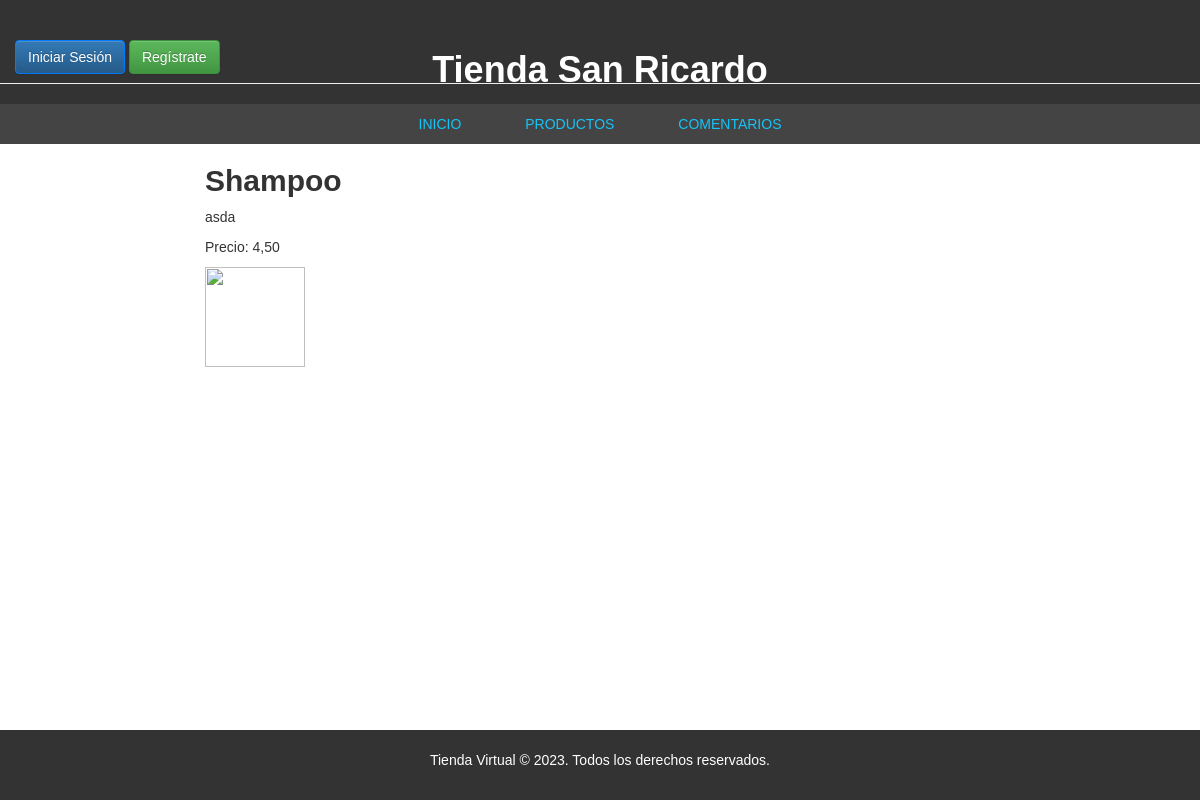
The page /prods/5/ on the database as committed earlier.
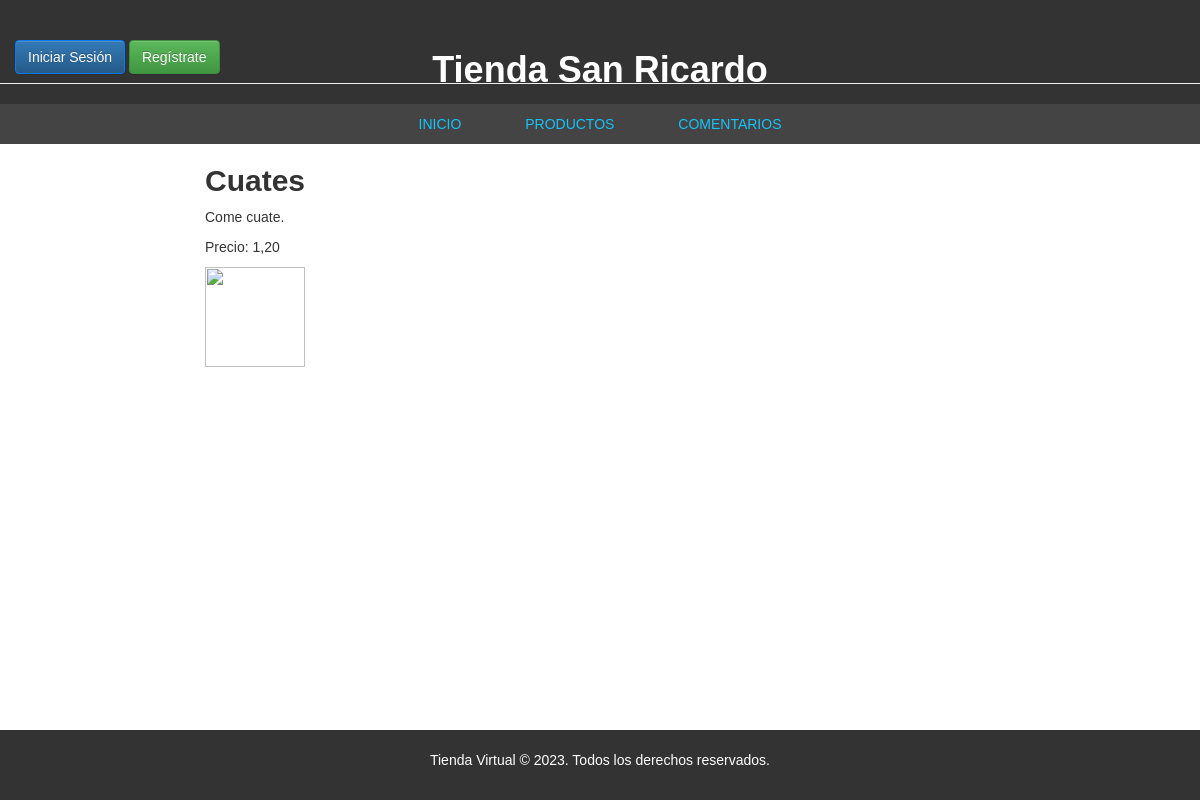
The same page on the database as committed later.
### products/models.py (models this page shows, shortened)
class Producto(models.Model):
    nombre = models.CharField(max_length=200)
    descripcion = models.TextField()
    precio = models.DecimalField(max_digits=9, decimal_places=2)
    imagen = models.ImageField(upload_to='productos')

### products/views.py (the view)
# urls.py: path('prods/<int:pk>/', views.prod_detail, name='prod_detail'),
def prod_detail(request, pk):
    prods = get_object_or_404(Producto, pk=pk)
    return render(request, 'productos_detail.html', {'prods': prods})

### products/templates/productos_detail.html
{% extends 'index.html' %}
{% block content %}
    <div class="post">
        <h2>{{ prods.nombre }}</h2>
        <p>{{ prods.descripcion|linebreaksbr }}</p>
        <p>Precio: {{ prods.precio }}</p>
        <img src="{{ prod.imagen }}" alt='' width="100px" height="100px">
    </div>
{% endblock %}

Rows that differ between the two databases and show on the page:
changed Producto: nombre "Shampoo" → "Cuates"; descripcion "asda" → "Come cuate."; precio "4,50" → "1,20"
